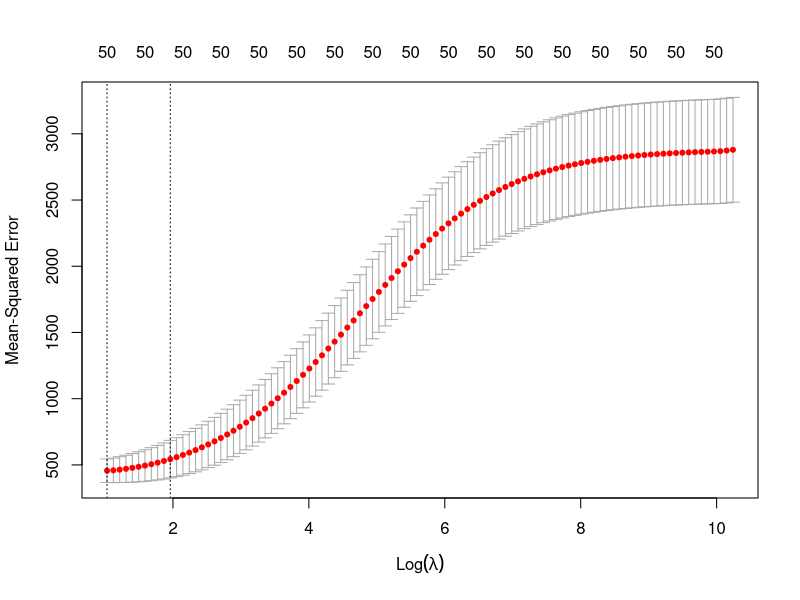
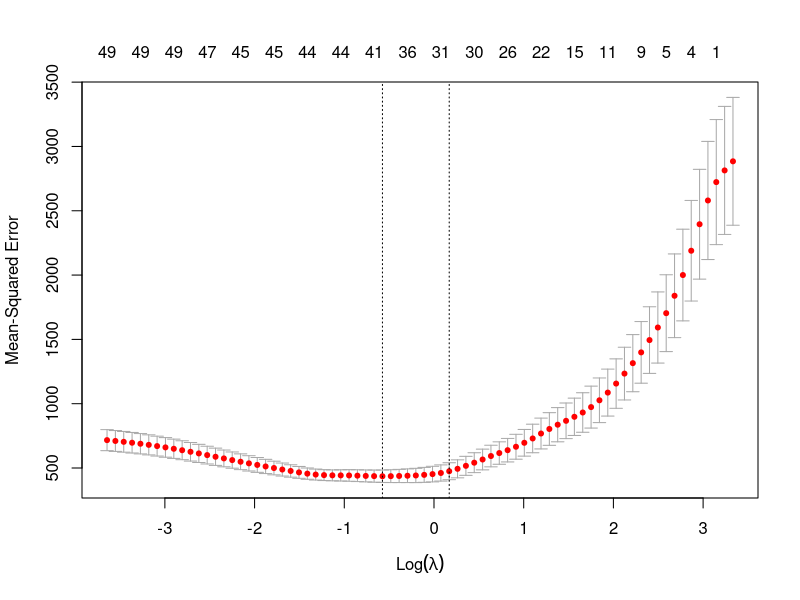

Source code (R) for these figures, in order:
rm(list = ls())

library(glmnet)
library(Metrics)

set.seed(160625)
# Simulationsstudie mit n > k
# Parameter festlegen
n <- 100
k <- 50

# X simulieren
mean <- 0
sd <- 3
x.data <- rnorm(n * k, mean, sd)
X <- matrix(x.data, nrow = n, ncol = k)

# hat X vollen Spaltenrang
qr(X)$rank == k

# wahres beta simulieren
mean <- 0
sd <- 3

beta <- rnorm(k, mean, sd)

# Fehler simulieren
mean <- 0
sd <- 15

u <- rnorm(n, mean, sd)

# Y berechnen
Y <- X %*% beta + u

# in Training und Testdaten teilen mit 80:20 (klassisch)
anz.train <- n * 0.8
Y.train <- Y[1:anz.train]
Y.test <- Y[(anz.train + 1):n]

X.train <- X[1:anz.train,]
X.test <- X[(anz.train + 1):n,]

# Y mit linearem Modell schaetzen
lm.y <- lm(Y.train ~ X.train)
summary(lm.y)

# MSE der Trainingsdaten
MSE.lm.train <- mse(Y.train, lm.y$fitted.values)
MSE.lm.train

# MSE der Testdaten
fitted.test <- cbind(1, X.test) %*% as.matrix(lm.y$coefficients, ncol = 1)
MSE.lm.test <- mse(Y.test, fitted.test)
MSE.lm.test

# Ridge Regression
# optmimales lambda bestimmen
ridge.cv <- cv.glmnet(X.train, Y.train, family = "gaussian", alpha = 0)
plot(ridge.cv, xvar = "lambda", label = TRUE)
lambda.ridge <- ridge.cv$lambda.min
lambda.ridge

# Ridge Regression schaetzen und betas zeigen
Ridge.y <- glmnet(X.train, Y.train, lambda = lambda.ridge, alpha = 0)
Ridge.y$beta

# MSE der Trainingsdaten
fitted.train <- X.train %*% as.matrix(Ridge.y$beta, ncol = 1)
MSE.Ridge.train <- mse(Y.train, fitted.train)
MSE.Ridge.train

# MSE der Testdaten
fitted.test <- X.test %*% as.matrix(Ridge.y$beta, ncol = 1)
MSE.Ridge.test <- mse(Y.test, fitted.test)
MSE.Ridge.test

# Lasso Regression
# optimales lambda bestimmen
lasso.cv <- cv.glmnet(X.train, Y.train, family = "gaussian", alpha = 1)
plot(lasso.cv, xvar = "lambda", label = TRUE)
lambda.lasso <- lasso.cv$lambda.min
lambda.lasso

# Lasso schaetzen und betas ausgeben
Lasso.y <- glmnet(X.train, Y.train, family = "gaussian", lambda = lambda.lasso, alpha = 1)
Lasso.y$beta

# Anzahl der Parameter ungleich 0 berechnen
sum(Lasso.y$beta != 0)

# MSE der Trainingsdaten
fitted.train <- X.train %*% as.matrix(Lasso.y$beta, ncol = 1)
MSE.Lasso.train <- mse(Y.train, fitted.train)
MSE.Lasso.train

# MSE der Testdaten
fitted.test <- X.test %*% as.matrix(Lasso.y$beta, ncol = 1)
MSE.Lasso.test <- mse(Y.test, fitted.test)
MSE.Lasso.test

# alles in eine schöne Matrix
ergebnisse <- matrix(c(MSE.lm.train, MSE.lm.test, MSE.Ridge.train, MSE.Ridge.test, 
                       MSE.Lasso.train, MSE.Lasso.test), nrow = 2)

rownames(ergebnisse) <- c("Trainingsdaten", "Testdaten")
colnames(ergebnisse) <- c("LM", "Ridge", "Lasso")

ergebnisse
